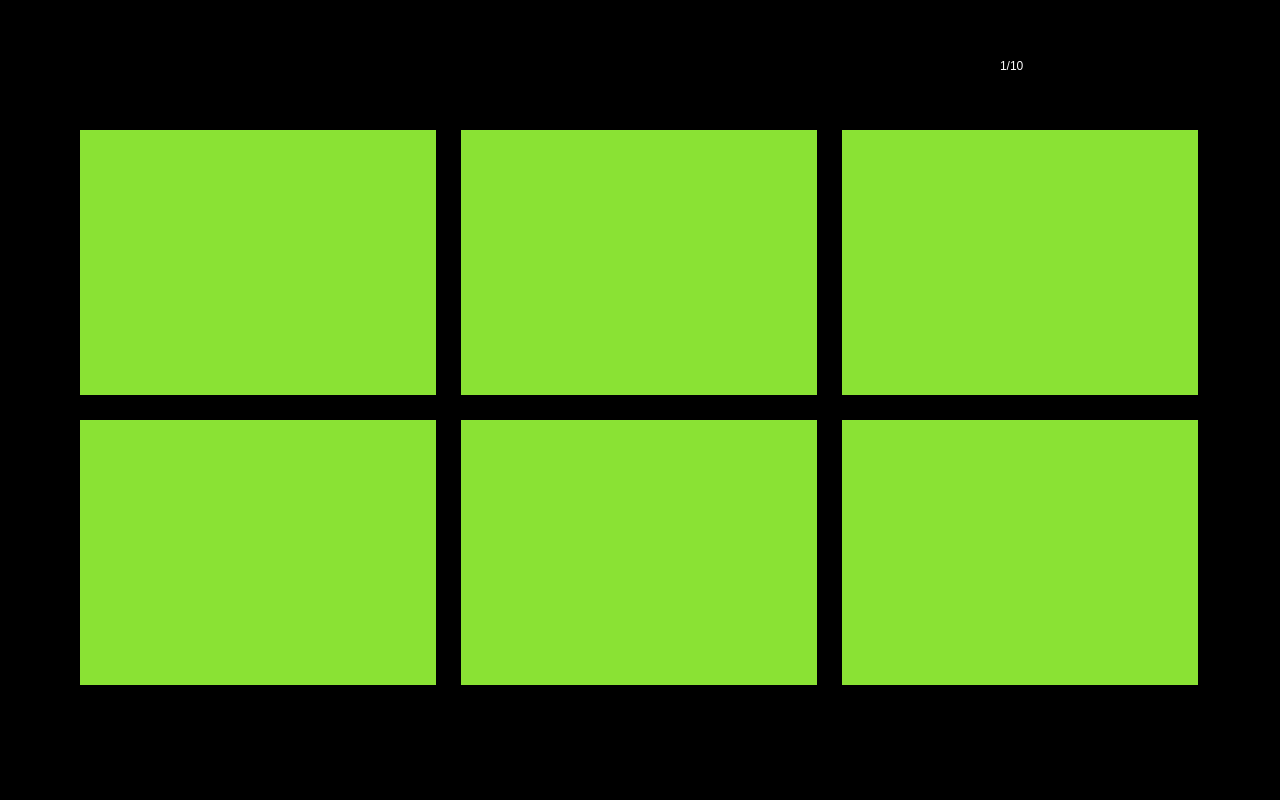
<?xml version="1.0" encoding="UTF-8"?>
<ui version="4.0">
 <class>video_browse</class>
 <widget class="QWidget" name="video_browse">
  <property name="geometry">
   <rect>
    <x>0</x>
    <y>0</y>
    <width>1280</width>
    <height>800</height>
   </rect>
  </property>
  <property name="windowTitle">
   <string>Form</string>
  </property>
  <widget class="Label_select_v" name="label_select">
   <property name="geometry">
    <rect>
     <x>20</x>
     <y>20</y>
     <width>79</width>
     <height>50</height>
    </rect>
   </property>
   <property name="styleSheet">
    <string notr="true">background-image: url(:/tu/相片/单选.png);</string>
   </property>
   <property name="text">
    <string/>
   </property>
  </widget>
  <widget class="Label_select_all_v" name="label_select_all">
   <property name="geometry">
    <rect>
     <x>120</x>
     <y>20</y>
     <width>79</width>
     <height>50</height>
    </rect>
   </property>
   <property name="styleSheet">
    <string notr="true">background-image: url(:/tu/相片/全选.png);</string>
   </property>
   <property name="text">
    <string/>
   </property>
  </widget>
  <widget class="QLabel" name="label_line">
   <property name="geometry">
    <rect>
     <x>0</x>
     <y>110</y>
     <width>1280</width>
     <height>2</height>
    </rect>
   </property>
   <property name="styleSheet">
    <string notr="true">background-image: url(:/tu/相片/界线.png);</string>
   </property>
   <property name="text">
    <string/>
   </property>
  </widget>
  <widget class="Label_left_v" name="label_left">
   <property name="geometry">
    <rect>
     <x>10</x>
     <y>304</y>
     <width>54</width>
     <height>205</height>
    </rect>
   </property>
   <property name="styleSheet">
    <string notr="true">background-image: url(:/tu/相片/往左.png);</string>
   </property>
   <property name="text">
    <string/>
   </property>
  </widget>
  <widget class="Label_return_v" name="label_return">
   <property name="geometry">
    <rect>
     <x>1140</x>
     <y>20</y>
     <width>122</width>
     <height>74</height>
    </rect>
   </property>
   <property name="styleSheet">
    <string notr="true">background-image: url(:/tu/相片/返回.png);</string>
   </property>
   <property name="text">
    <string/>
   </property>
  </widget>
  <widget class="Label_deselect_all_v" name="label_deselect_all">
   <property name="geometry">
    <rect>
     <x>220</x>
     <y>20</y>
     <width>79</width>
     <height>50</height>
    </rect>
   </property>
   <property name="styleSheet">
    <string notr="true">background-image: url(:/tu/相片/取消全选.png);</string>
   </property>
   <property name="text">
    <string/>
   </property>
  </widget>
  <widget class="Label_right_v" name="label_right">
   <property name="geometry">
    <rect>
     <x>1216</x>
     <y>304</y>
     <width>54</width>
     <height>205</height>
    </rect>
   </property>
   <property name="styleSheet">
    <string notr="true">background-image: url(:/tu/相片/往右.png);</string>
   </property>
   <property name="text">
    <string/>
   </property>
  </widget>
  <widget class="Label_delete_v" name="label_delete">
   <property name="geometry">
    <rect>
     <x>1120</x>
     <y>700</y>
     <width>142</width>
     <height>88</height>
    </rect>
   </property>
   <property name="styleSheet">
    <string notr="true">background-image: url(:/tu/相片/删除.png);</string>
   </property>
   <property name="text">
    <string/>
   </property>
  </widget>
  <widget class="QLabel" name="label_21">
   <property name="geometry">
    <rect>
     <x>0</x>
     <y>0</y>
     <width>1280</width>
     <height>800</height>
    </rect>
   </property>
   <property name="styleSheet">
    <string notr="true">background-color: rgb(0, 0, 0);</string>
   </property>
   <property name="text">
    <string/>
   </property>
  </widget>
  <widget class="Label_video_1" name="label_play_1">
   <property name="geometry">
    <rect>
     <x>80</x>
     <y>130</y>
     <width>356</width>
     <height>265</height>
    </rect>
   </property>
   <property name="styleSheet">
    <string notr="true">image: url(:/tu/视频/影片标识.png);</string>
   </property>
   <property name="text">
    <string/>
   </property>
  </widget>
  <widget class="Label_video_2" name="label_play_2">
   <property name="geometry">
    <rect>
     <x>461</x>
     <y>130</y>
     <width>356</width>
     <height>265</height>
    </rect>
   </property>
   <property name="styleSheet">
    <string notr="true">image: url(:/tu/视频/影片标识.png);</string>
   </property>
   <property name="text">
    <string/>
   </property>
  </widget>
  <widget class="Label_video_3" name="label_play_3">
   <property name="geometry">
    <rect>
     <x>842</x>
     <y>130</y>
     <width>356</width>
     <height>265</height>
    </rect>
   </property>
   <property name="styleSheet">
    <string notr="true">image: url(:/tu/视频/影片标识.png);</string>
   </property>
   <property name="text">
    <string/>
   </property>
  </widget>
  <widget class="Label_video_4" name="label_play_4">
   <property name="geometry">
    <rect>
     <x>80</x>
     <y>420</y>
     <width>356</width>
     <height>265</height>
    </rect>
   </property>
   <property name="styleSheet">
    <string notr="true">image: url(:/tu/视频/影片标识.png);</string>
   </property>
   <property name="text">
    <string/>
   </property>
  </widget>
  <widget class="Label_video_6" name="label_play_6">
   <property name="geometry">
    <rect>
     <x>842</x>
     <y>420</y>
     <width>356</width>
     <height>265</height>
    </rect>
   </property>
   <property name="styleSheet">
    <string notr="true">image: url(:/tu/视频/影片标识.png);</string>
   </property>
   <property name="text">
    <string/>
   </property>
  </widget>
  <widget class="Label_video_5" name="label_play_5">
   <property name="geometry">
    <rect>
     <x>461</x>
     <y>420</y>
     <width>356</width>
     <height>265</height>
    </rect>
   </property>
   <property name="styleSheet">
    <string notr="true">image: url(:/tu/视频/影片标识.png);</string>
   </property>
   <property name="text">
    <string/>
   </property>
  </widget>
  <widget class="QLabel" name="label_num">
   <property name="geometry">
    <rect>
     <x>1000</x>
     <y>40</y>
     <width>120</width>
     <height>51</height>
    </rect>
   </property>
   <property name="styleSheet">
    <string notr="true">color: rgb(255, 255, 255);
font: 35pt &quot;Ubuntu&quot;;</string>
   </property>
   <property name="text">
    <string>1/10</string>
   </property>
  </widget>
  <widget class="Label_photo_5" name="label_5">
   <property name="geometry">
    <rect>
     <x>461</x>
     <y>420</y>
     <width>356</width>
     <height>265</height>
    </rect>
   </property>
   <property name="styleSheet">
    <string notr="true">background-color: rgb(138, 226, 52);</string>
   </property>
   <property name="text">
    <string/>
   </property>
  </widget>
  <widget class="QLabel" name="label_tick4">
   <property name="geometry">
    <rect>
     <x>386</x>
     <y>655</y>
     <width>20</width>
     <height>20</height>
    </rect>
   </property>
   <property name="styleSheet">
    <string notr="true">image: url(:/tu/相片/已选取标识.png);</string>
   </property>
   <property name="text">
    <string/>
   </property>
  </widget>
  <widget class="Label_photo_6" name="label_6">
   <property name="geometry">
    <rect>
     <x>842</x>
     <y>420</y>
     <width>356</width>
     <height>265</height>
    </rect>
   </property>
   <property name="styleSheet">
    <string notr="true">background-color: rgb(138, 226, 52);</string>
   </property>
   <property name="text">
    <string/>
   </property>
  </widget>
  <widget class="QLabel" name="label_tick6">
   <property name="geometry">
    <rect>
     <x>1148</x>
     <y>655</y>
     <width>20</width>
     <height>20</height>
    </rect>
   </property>
   <property name="styleSheet">
    <string notr="true">image: url(:/tu/相片/已选取标识.png);</string>
   </property>
   <property name="text">
    <string/>
   </property>
  </widget>
  <widget class="QLabel" name="label_tick5">
   <property name="geometry">
    <rect>
     <x>767</x>
     <y>655</y>
     <width>20</width>
     <height>20</height>
    </rect>
   </property>
   <property name="styleSheet">
    <string notr="true">image: url(:/tu/相片/已选取标识.png);</string>
   </property>
   <property name="text">
    <string/>
   </property>
  </widget>
  <widget class="QLabel" name="label_tick2">
   <property name="geometry">
    <rect>
     <x>767</x>
     <y>365</y>
     <width>20</width>
     <height>20</height>
    </rect>
   </property>
   <property name="styleSheet">
    <string notr="true">image: url(:/tu/相片/已选取标识.png);</string>
   </property>
   <property name="text">
    <string/>
   </property>
  </widget>
  <widget class="Label_photo_1" name="label_1">
   <property name="geometry">
    <rect>
     <x>80</x>
     <y>130</y>
     <width>356</width>
     <height>265</height>
    </rect>
   </property>
   <property name="styleSheet">
    <string notr="true">background-color: rgb(138, 226, 52);</string>
   </property>
   <property name="text">
    <string/>
   </property>
  </widget>
  <widget class="QLabel" name="label_tick1">
   <property name="geometry">
    <rect>
     <x>386</x>
     <y>365</y>
     <width>20</width>
     <height>20</height>
    </rect>
   </property>
   <property name="styleSheet">
    <string notr="true">image: url(:/tu/相片/已选取标识.png);</string>
   </property>
   <property name="text">
    <string/>
   </property>
  </widget>
  <widget class="Label_photo_3" name="label_3">
   <property name="geometry">
    <rect>
     <x>842</x>
     <y>130</y>
     <width>356</width>
     <height>265</height>
    </rect>
   </property>
   <property name="styleSheet">
    <string notr="true">background-color: rgb(138, 226, 52);</string>
   </property>
   <property name="text">
    <string/>
   </property>
  </widget>
  <widget class="Label_photo_2" name="label_2">
   <property name="geometry">
    <rect>
     <x>461</x>
     <y>130</y>
     <width>356</width>
     <height>265</height>
    </rect>
   </property>
   <property name="styleSheet">
    <string notr="true">background-color: rgb(138, 226, 52);</string>
   </property>
   <property name="text">
    <string/>
   </property>
  </widget>
  <widget class="QLabel" name="label_tick3">
   <property name="geometry">
    <rect>
     <x>1148</x>
     <y>365</y>
     <width>20</width>
     <height>20</height>
    </rect>
   </property>
   <property name="styleSheet">
    <string notr="true">image: url(:/tu/相片/已选取标识.png);</string>
   </property>
   <property name="text">
    <string/>
   </property>
  </widget>
  <widget class="Label_photo_4" name="label_4">
   <property name="geometry">
    <rect>
     <x>80</x>
     <y>420</y>
     <width>356</width>
     <height>265</height>
    </rect>
   </property>
   <property name="styleSheet">
    <string notr="true">background-color: rgb(138, 226, 52);</string>
   </property>
   <property name="text">
    <string/>
   </property>
  </widget>
  <zorder>label_21</zorder>
  <zorder>label_2</zorder>
  <zorder>label_4</zorder>
  <zorder>label_select</zorder>
  <zorder>label_select_all</zorder>
  <zorder>label_line</zorder>
  <zorder>label_left</zorder>
  <zorder>label_return</zorder>
  <zorder>label_deselect_all</zorder>
  <zorder>label_right</zorder>
  <zorder>label_delete</zorder>
  <zorder>label_num</zorder>
  <zorder>label_5</zorder>
  <zorder>label_tick4</zorder>
  <zorder>label_6</zorder>
  <zorder>label_tick6</zorder>
  <zorder>label_tick5</zorder>
  <zorder>label_tick2</zorder>
  <zorder>label_1</zorder>
  <zorder>label_tick1</zorder>
  <zorder>label_3</zorder>
  <zorder>label_tick3</zorder>
  <zorder>label_play_1</zorder>
  <zorder>label_play_2</zorder>
  <zorder>label_play_3</zorder>
  <zorder>label_play_5</zorder>
  <zorder>label_play_4</zorder>
  <zorder>label_play_6</zorder>
 </widget>
 <customwidgets>
  <customwidget>
   <class>Label_photo_6</class>
   <extends>QLabel</extends>
   <header>photo_browse.h</header>
  </customwidget>
  <customwidget>
   <class>Label_photo_5</class>
   <extends>QLabel</extends>
   <header>photo_browse.h</header>
  </customwidget>
  <customwidget>
   <class>Label_photo_4</class>
   <extends>QLabel</extends>
   <header>photo_browse.h</header>
  </customwidget>
  <customwidget>
   <class>Label_photo_3</class>
   <extends>QLabel</extends>
   <header>photo_browse.h</header>
  </customwidget>
  <customwidget>
   <class>Label_photo_2</class>
   <extends>QLabel</extends>
   <header>photo_browse.h</header>
  </customwidget>
  <customwidget>
   <class>Label_photo_1</class>
   <extends>QLabel</extends>
   <header>photo_browse.h</header>
  </customwidget>
  <customwidget>
   <class>Label_return_v</class>
   <extends>QLabel</extends>
   <header>video_browse.h</header>
  </customwidget>
  <customwidget>
   <class>Label_deselect_all_v</class>
   <extends>QLabel</extends>
   <header>video_browse.h</header>
  </customwidget>
  <customwidget>
   <class>Label_delete_v</class>
   <extends>QLabel</extends>
   <header>video_browse.h</header>
  </customwidget>
  <customwidget>
   <class>Label_right_v</class>
   <extends>QLabel</extends>
   <header>video_browse.h</header>
  </customwidget>
  <customwidget>
   <class>Label_select_v</class>
   <extends>QLabel</extends>
   <header>video_browse.h</header>
  </customwidget>
  <customwidget>
   <class>Label_select_all_v</class>
   <extends>QLabel</extends>
   <header>video_browse.h</header>
  </customwidget>
  <customwidget>
   <class>Label_video_1</class>
   <extends>QLabel</extends>
   <header>video_browse.h</header>
  </customwidget>
  <customwidget>
   <class>Label_video_2</class>
   <extends>QLabel</extends>
   <header>video_browse.h</header>
  </customwidget>
  <customwidget>
   <class>Label_video_3</class>
   <extends>QLabel</extends>
   <header>video_browse.h</header>
  </customwidget>
  <customwidget>
   <class>Label_video_4</class>
   <extends>QLabel</extends>
   <header>video_browse.h</header>
  </customwidget>
  <customwidget>
   <class>Label_video_5</class>
   <extends>QLabel</extends>
   <header>video_browse.h</header>
  </customwidget>
  <customwidget>
   <class>Label_video_6</class>
   <extends>QLabel</extends>
   <header>video_browse.h</header>
  </customwidget>
  <customwidget>
   <class>Label_left_v</class>
   <extends>QLabel</extends>
   <header>video_browse.h</header>
  </customwidget>
 </customwidgets>
 <resources/>
 <connections/>
</ui>
